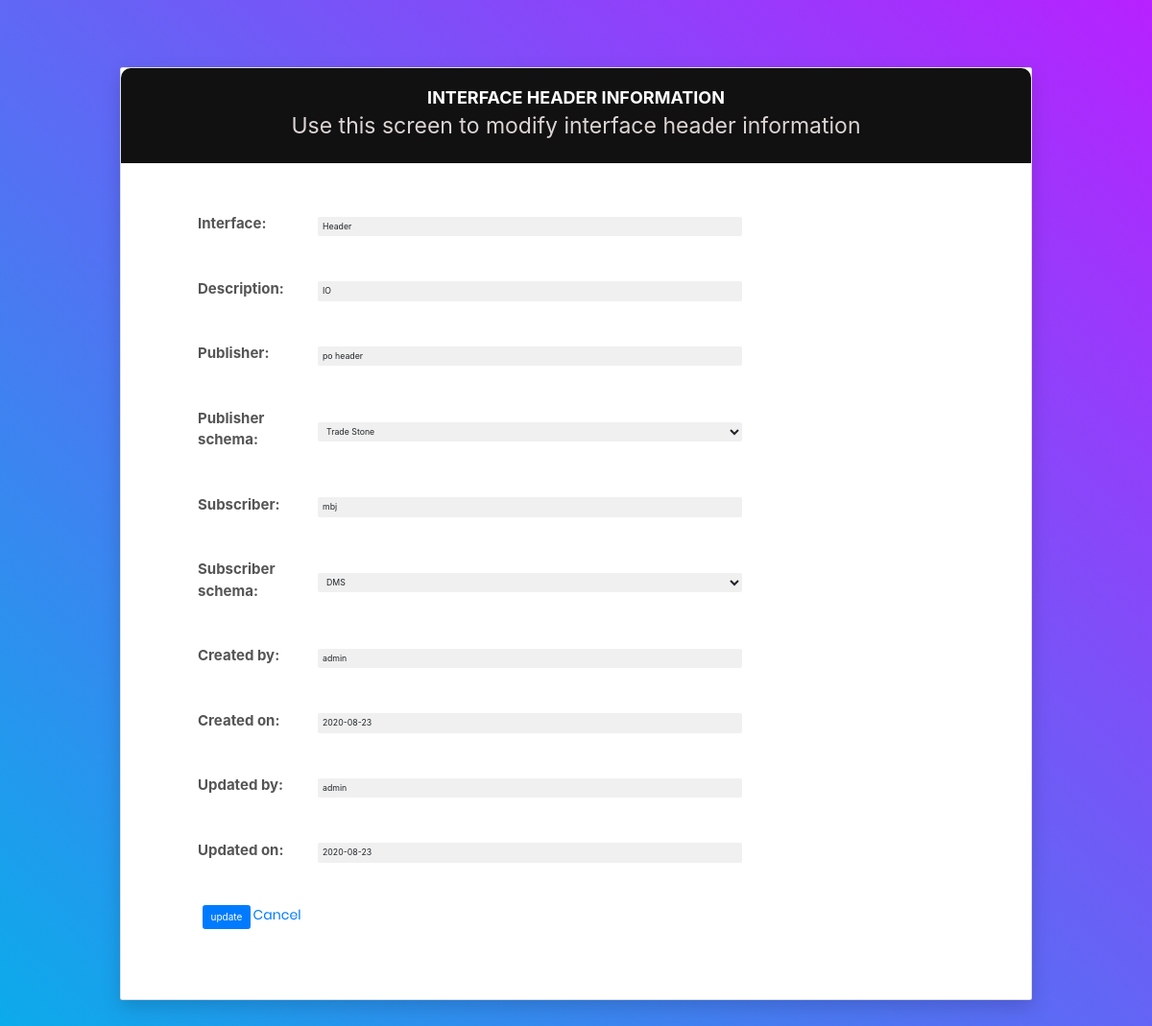
The page /modify/7 (signed in) on the database its author committed.
### app_1/models.py (models this page shows, shortened)
class Interface(models.Model):
    interface=models.CharField(max_length=50)
    description=models.CharField(max_length=100)
    publisher=models.CharField(max_length=50)
    publisher_schema=models.CharField(max_length=4,choices=publisher_schema_options)
    subscriber=models.CharField(max_length=50)
    subscriber_schema=models.CharField(max_length=4,choices=subscriber_schema_options)
    created_by=models.ForeignKey(User,on_delete=models.CASCADE)
    created_on=models.DateField(blank=True,null=True)
    updated_by=models.ForeignKey(User,blank=True,null=True,on_delete=models.CASCADE,related_name='updateby')
    updated_on=models.DateField(blank=True,null=True,)
    interface_type = models.ForeignKey(InterfaceType,on_delete=models.CASCADE)
    approve_by=models.ForeignKey(User,blank=True,null=True,on_delete=models.CASCADE,related_name='approveby')
    approve_on=models.DateField(auto_now=True,blank=True,null=True,)
    assignee = models.ForeignKey(User,on_delete=models.CASCADE,related_name='assign_to',blank=True,null=True,)
    assign_on = models.DateField(auto_now=True,blank=True,null=True,)

### app_1/views.py (the view, shortened to what this page needs)
# urls.py: path('modify/<int:modify_pk>',views.modify,name='modify'),
@login_required(login_url='login')
def modify(request,modify_pk):
    interface = get_object_or_404(Interface,pk=modify_pk)
    if request.method=="GET":
        form=ModifyForm()
        form.fields['interface'].initial = interface.interface
        form.fields['description'].initial = interface.description
        form.fields['publisher'].initial = interface.publisher
        form.fields['publisher_schema'].initial = interface.publisher_schema
        form.fields['subscriber'].initial = interface.subscriber
        form.fields['subscriber_schema'].initial = interface.subscriber_schema
        form.fields['created_by'].initial = request.user.username
        form.fields['created_on'].initial = interface.created_on
        form.fields['updated_by'].initial = request.user.username
        form.fields['updated_on'].initial = interface.updated_on
        return render(request,'modify.html',{'form':form})

### app_1/templates/modify.html (shortened to what this page needs)
{% extends 'base.html' %}
{% load static %}
{% load widget_tweaks %}
{% block content %}
    <div class="page-wrapper bg-gra-03 p-t-45 p-b-50">
        <div class="wrapper wrapper--w790">
            <div class="card card-5" >
                <div class="card-heading">
                    <h2 class="title">Interface Header Information</h2>
                    <h2 class="title2" >Use this screen to modify interface header information</h2>
                </div>
                <div class="card-body" >
                    <form method="POST">
                      {% for field in form %}
                        <div class="form-row">
                            <div class="name">{{field.label_tag}}</div>
                            <div class="value">
                                <div class="input-group">
                                  {{field}}
                                </div>
                            </div>
                        </div>
                      {% endfor %}
                        <div>
                            <button class="btn btn-primary " type="submit">Update</button>
                            <a href="{% url 'home' %}" >Cancel</a>
                        </div>
                    </form>
                </div>
            </div>
        </div>
    </div>
{% endblock %}

### static/css/main.css (style rules this page uses)
* { margin: 0px; padding: 0px; box-sizing: border-box; }
body, html { height: 100%; font-family: Poppins-Regular, sans-serif; }
a { font-family: Poppins-Regular; font-size: 14px; line-height: 1.7; color: #666666; margin: 0px; transition: all 0.4s; -webkit-transition: all 0.4s; -o-transition: all 0.4s; -moz-transition: all 0.4s; }
h1,h2,h3,h4,h5,h6 { margin: 0px; }
input { outline: none; border: none; }
label { display: block; margin: 0; }
button { outline: none !important; border: none; background: transparent; }

### static/css1/main.css (style rules this page uses)
.form-row { display: -webkit-box; display: -webkit-flex; display: -moz-box; display: -ms-flexbox; display: flex; -webkit-flex-wrap: wrap; -ms-flex-wrap: wrap; flex-wrap: wrap; -webkit-box-align: center; -webkit-align-items: center; -moz-box-align: center; -ms-flex-align: center; align-items: center; margin-bottom: 40px; }
.form-row .name { width: 125px; color: #555; font-size: 15px; font-weight: 700; }
.form-row .value { width: -webkit-calc(100% - 125px); width: -moz-calc(100% - 125px); width: calc(100% - 125px); }
html { -webkit-box-sizing: border-box; -moz-box-sizing: border-box; box-sizing: border-box; }
* { padding: 0; margin: 0; }
*, *:before, *:after { -webkit-box-sizing: inherit; -moz-box-sizing: inherit; box-sizing: inherit; }
body, h1, h2, h3, h4, h5, h6, blockquote, p, pre, dl, dd, ol, ul, figure, hr, fieldset, legend { margin: 0; padding: 0; }
button { outline: none; background: none; border: none; }
.page-wrapper { min-height: 100vh; }
body { font-family: "Open Sans", "Arial", "Helvetica Neue", sans-serif; font-weight: 400; font-size: 14px; }
h1, h2, h3, h4, h5, h6 { font-weight: 400; }
h2 { font-size: 30px; }
.bg-gra-03 { background: -webkit-gradient(linear, left bottom, right top, from(#08aeea), to(#b721ff)); background: -webkit-linear-gradient(bottom left, #08aeea 0%, #b721ff 100%); background: -moz-linear-gradient(bottom left, #08aeea 0%, #b721ff 100%); background: -o-linear-gradient(bottom left, #08aeea 0%, #b721ff 100%); background: linear-gradient(to top right, #08aeea 0%, #b721ff 100%); }
.p-t-45 { padding-top: 45px; }
.p-b-50 { padding-bottom: 50px; }
.wrapper { margin: 0 auto; }
.wrapper--w790 { max-width: 790px; }
.btn { display: inline-block; line-height: 50px; padding: 0 50px; -webkit-transition: all 0.4s ease; -o-transition: all 0.4s ease; -moz-transition: all 0.4s ease; transition: all 0.4s ease; cursor: pointer; font-size: 15px; text-transform: lowercase; font-weight: 700; color: #fff; font-family: inherit; }
.title { font-size: 18px; text-transform: uppercase; font-weight: 650; text-align: center; color:white; }
.title2 { font-size: 23px; font-weight: 400; text-align: center; color:rgb(221, 212, 212); }
.card { -webkit-border-radius: 3px; -moz-border-radius: 3px; border-radius: 3px; background: white }
.card-5 { background: white; -webkit-border-radius: 10px; -moz-border-radius: 10px; border-radius: 10px; -webkit-box-shadow: 0px 8px 20px 0px rgba(0, 0, 0, 0.15); -moz-box-shadow: 0px 8px 20px 0px rgba(0, 0, 0, 0.15); box-shadow: 0px 8px 20px 0px rgba(0, 0, 0, 0.15); }
.card-5 .card-heading { padding: 20px 0; background: rgb(17, 17, 17); -webkit-border-top-left-radius: 10px; -moz-border-radius-topleft: 10px; border-top-left-radius: 10px; -webkit-border-top-right-radius: 10px; -moz-border-radius-topright: 10px; border-top-right-radius: 10px; }
.card-5 .card-body { padding: 52px 85px; padding-bottom: 73px; }
* { box-sizing: border-box; }
body { font-family: "Open Sans", sans-serif; color: #666; }
.wrapper { padding: 5px; max-width: 960px; width: 95%; margin: 20px auto; }

### rows shown on the page
Interface: form "Header" "IO" "po header" "Trade Stone" "mbj" "DMS" "admin" "2020-08-23" "admin" "2020-08-23"

### other values the page prints
{{ field.label_tag }} "Interface:" "Description:" "Publisher:" "Publisher schema:" "Subscriber:" "Subscriber schema:" "Created by:" "Created on:" "Updated by:" "Updated on:"
